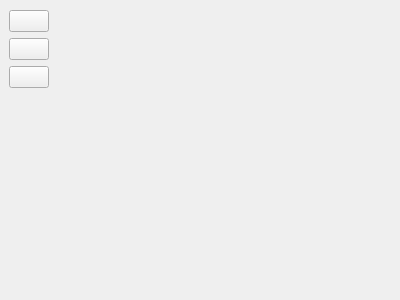
<?xml version="1.0" encoding="UTF-8"?>
<ui version="4.0">
 <class>frmData</class>
 <widget class="QWidget" name="frmData">
  <property name="geometry">
   <rect>
    <x>0</x>
    <y>0</y>
    <width>400</width>
    <height>300</height>
   </rect>
  </property>
  <property name="windowTitle">
   <string>Form</string>
  </property>
  <layout class="QHBoxLayout" name="horizontalLayout">
   <property name="spacing">
    <number>1</number>
   </property>
   <property name="leftMargin">
    <number>0</number>
   </property>
   <property name="topMargin">
    <number>1</number>
   </property>
   <property name="rightMargin">
    <number>0</number>
   </property>
   <property name="bottomMargin">
    <number>0</number>
   </property>
   <item>
    <widget class="QWidget" name="widgetLeft" native="true">
     <property name="autoFillBackground">
      <bool>true</bool>
     </property>
     <layout class="QVBoxLayout" name="verticalLayout">
      <item>
       <widget class="QPushButton" name="btnDataAlarm">
        <property name="text">
         <string/>
        </property>
       </widget>
      </item>
      <item>
       <widget class="QPushButton" name="btnDataNode">
        <property name="text">
         <string/>
        </property>
       </widget>
      </item>
      <item>
       <widget class="QPushButton" name="btnDataUser">
        <property name="text">
         <string/>
        </property>
       </widget>
      </item>
      <item>
       <spacer name="verticalSpacer">
        <property name="orientation">
         <enum>Qt::Vertical</enum>
        </property>
        <property name="sizeHint" stdset="0">
         <size>
          <width>20</width>
          <height>414</height>
         </size>
        </property>
       </spacer>
      </item>
     </layout>
    </widget>
   </item>
   <item>
    <widget class="QStackedWidget" name="stackedWidget">
     <property name="autoFillBackground">
      <bool>true</bool>
     </property>
    </widget>
   </item>
  </layout>
 </widget>
 <tabstops>
  <tabstop>btnDataAlarm</tabstop>
  <tabstop>btnDataNode</tabstop>
  <tabstop>btnDataUser</tabstop>
 </tabstops>
 <resources/>
 <connections/>
</ui>
